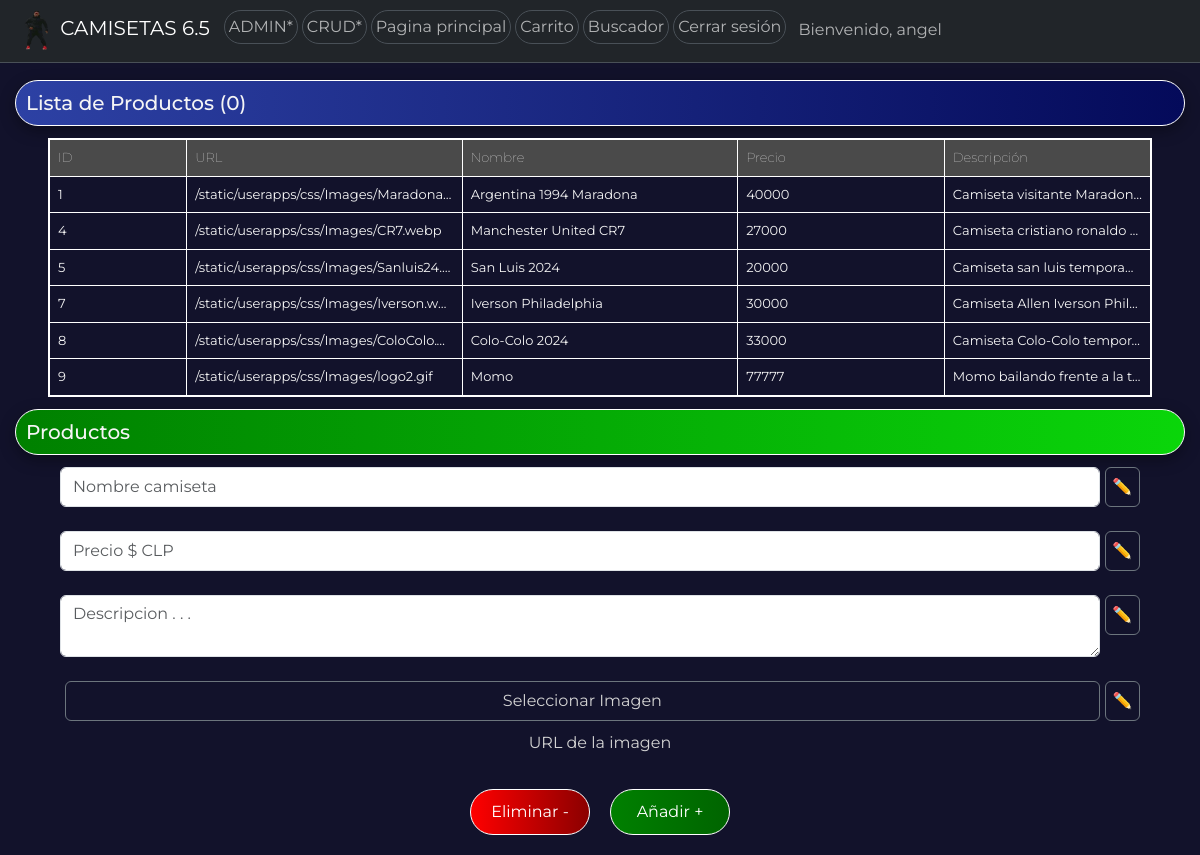
Page /admincrud/ (signed in) on the committed database.
### userapps/models.py (models this page shows, shortened)
class Producto(models.Model):
    nombre = models.CharField(max_length=25)
    imagen = models.CharField(max_length=100)
    precio = models.IntegerField()
    descripcion = models.CharField(max_length=100)

### userapps/views.py (the view)
# urls.py: path('admincrud/', views.admin_crud, name='admin_crud'),
def admin_crud(request):
    productos = Producto.objects.all()
    return render(request, "AdminCrud.html", {"productos": productos})

### userapps/context_processor.py (called while the page is built)
def total_carrito(request):
    total = 0
    if request.user.is_authenticated:
        if "carrito" in request.session.keys():
            for key, value in request.session["carrito"].items():
                total += int(value["acumulado"]) #total
    return {"total_carrito": total}

### userapps/templates/AdminCrud.html (shortened to what this page needs)
<!DOCTYPE html>
<html lang="en">
  <head>
    {% load static %}
    <link rel="stylesheet" href="{% static 'userapps/css/Admin.css' %}" />
    <link
      href="https://cdn.jsdelivr.net/npm/bootstrap@5.3.3/dist/css/bootstrap.min.css"
      rel="stylesheet"
    />
  </head>
  <body style="background-color: #12122b">
    <nav
      class="navbar bg-dark border-bottom border-body navbar-expand-lg position-fixed"
      data-bs-theme="dark"
      style="padding-top: 0px; padding-bottom: 2px"
    >
      <nav
        class="navbar navbar-expand-lg"
        style="padding-top: 0px; padding-bottom: 0px"
      >
        <div
          class="container-fluid bg-dark justify-content-start"
          style="padding-right: 5px; padding-left: 5px"
        >
          <a
            class="navbar-brand p-1"
            href="{% url 'inicio' %}"
            style="margin-right: 8px; margin-left: 6px"
          >
            <img
              src="{% static 'userapps/css/Images/logo2.gif' %}"
              alt="Logo"
              class="img-logo"
            />
            CAMISETAS 6.5
          </a>
          <div class="navbar-collapse collapse" id="navbarNav">
            <ul class="navbar-nav">
              {% if user.is_staff %}
              <li class="nav-item">
                <a
                  class="nav-link p-1 border"
                  style="margin-bottom: 2px"
                  aria-current="page"
                  href="{% url 'admin' %}"
                  >ADMIN*</a
                >
              </li>
              <li class="nav-item">
                <a
                  class="nav-link p-1 border"
                  style="margin-bottom: 2px"
                  href="{% url 'admin_crud' %}"
                  >CRUD*</a
                >
              </li>
              {% endif %}
              <li class="nav-item">
                <a
                  class="nav-link p-1 border"
                  style="margin-bottom: 2px"
                  aria-current="page"
                  href="{% url 'inicio' %}"
                  >Pagina principal</a
                >
              </li>
              <li class="nav-item">
                <a
                  class="nav-link p-1 border"
                  style="margin-bottom: 2px"
                  href="{% url 'carrito' %}"
                  >Carrito</a
                >
              </li>
              <li class="nav-item">
                <a
                  class="nav-link p-1 border"
                  style="margin-bottom: 2px"
                  href="{% url 'buscador' %}"
                  >Buscador</a
                >
              </li>
              {% if user.is_authenticated %}
              <li class="nav-item">
                <a
                  class="nav-link p-1 border"
                  style="margin-bottom: 2px"
                  href="{% url 'logout' %}"
                  >Cerrar sesión</a
                >
              </li>
              <li class="nav-item">
                <span class="nav-link"> Bienvenido, {{ user.username }}</span>
              </li>
              {% endif %}
            </ul>
          </div>
        </div>
      </nav>
    </nav>
    <h2
      style="
        border-top-width: 70px;
        margin-top: 80px;
        border: 1px solid white;
        padding: 10px;
        background: linear-gradient(to right, rgb(45, 65, 164), rgb(4, 10, 90));
        margin-left: 15px;
        margin-right: 15px;
        border-radius: 80px;
        box-shadow: 0 5px 15px rgba(0, 0, 0, 0.35);
        color: whitesmoke;
        font-size: 20px;
      "
    >
      Lista de Productos (<span id="productCount">0</span>)
    </h2>
    <table id="productsList">
      <thead>
        <tr>
          <th>ID</th>
          <th>URL</th>
          <th>Nombre</th>
          <th>Precio</th>
          <th>Descripción</th>
        </tr>
      </thead>
      <tbody>
        {% for product in productos %}
        <tr onclick="copyRowToInputs(this)">
          <td>{{ product.id }}</td>
          <td>{{ product.imagen }}</td>
          <td>{{ product.nombre }}</td>
          <td>{{ product.precio }}</td>
          <td>{{ product.descripcion }}</td>
        </tr>
        {% endfor %}
      </tbody>
    </table>
    <h2
      style="
        border-top-width: 70px;
        border: 1px solid white;
        padding: 10px;
        background: linear-gradient(to right, green, rgb(10, 214, 10));
        margin-left: 15px;
        margin-right: 15px;
        border-radius: 80px;
        box-shadow: 0 5px 15px rgba(0, 0, 0, 0.35);
        color: whitesmoke;
        font-size: 20px;
      "
    >
      Productos
    </h2>
    <div id="productForm">
      <div class="form-group">
        <input
          type="text"
          id="productNameInput"
          class="form-control"
          placeholder="Nombre camiseta"
          data-bs-toggle="tooltip"
          data-bs-placement="right"
          title=""
        />
        <button
          class="btn btn-outline-secondary"
          type="button"
          onclick="editProductName()
        "
        >
          ✏️
        </button>
      </div>
      <br />
      <div class="form-group">
        <input
          type="number"
          id="productPriceInput"
          class="form-control"
          placeholder="Precio $ CLP"
        />
        <button
          class="btn btn-outline-secondary"
          type="button"
          onclick="editProductPrice()"
        >
          ✏️
        </button>
      </div>
      <br />
      <div class="form-group">
        <textarea
          name="Descripcion"
          id="productDescripcionInput"
          class="form-control"
          placeholder="Descripcion . . ."
        ></textarea>
        <button
          class="btn btn-outline-secondary"
          type="button"
          onclick="editProductDescription()"
        >
          ✏️
        </button>
      </div>
      <br />
      <div class="form-group">
        <button
          class="btn btn-outline-secondary"
          type="button"
          style="color: lightgray"
          id="imgBtn"
          onclick="document.getElementById('productImageInput').click()"
        >
          Seleccionar Imagen
        </button>
        <button
          class="btn btn-outline-secondary"
          type="button"
          onclick="editProductImage()"
        >
          ✏️
        </button>
      </div>
      <span id="imageURLSpan">URL de la imagen</span>
      <br />
    </div>
    <div class="btnContainer">
      <button id="btnE" onclick="deleteProduct()">Eliminar -</button>
      <button id="btnA" onclick="addProduct()">Añadir +</button>
    </div>
  </body>
</html>

### userapps/static/userapps/css/Admin.css (style rules this page uses)
* { margin-top: 70px; margin: 0; padding: 0; box-sizing: border-box; font-family: "Montserrat", sans-serif; }
.navbar { top: 0; left: 0; width: 100%; z-index: 1000; }
.navbar-expand-lg { min-height: 60px; height: auto; display: flex; margin: 0%; }
.navbar-brand { margin-bottom: 0px; }
.nav-link { border-radius: 25px; }
.img-logo { height: 40px; }
.nav-item { margin-left: 2px; margin-right: 2px; }
#productsList { margin: 12px auto; border: 2px solid white; min-width: 280px; width: 92%; table-layout: fixed; overflow-x: auto; font-size: 13px; }
#productsList th, #productsList td { border: 1px solid white; color: whitesmoke; text-align: left; padding: 8px; white-space: nowrap; overflow: hidden; text-overflow: ellipsis; }
#productsList th:first-child, #productsList td:first-child { width: 10%; }
#productsList th:nth-child(2), #productsList td:nth-child(2) { width: 20%; }
#productsList th:nth-child(3), #productsList td:nth-child(3) { width: 20%; }
#productsList th:nth-child(4), #productsList td:nth-child(4) { width: 15%; }
#productsList th:nth-child(5), #productsList td:nth-child(5) { width: 15%; }
#productsList thead th { background-color: #4a4a4a; color: white; font-weight: lighter; }
#productsList tbody tr { cursor: pointer; }
#productForm { display: flex; flex-direction: column; align-items: center; margin-top: 12px; justify-content: center; }
.form-group { display: flex; width: 90%; }
.form-group button { align-items: center; justify-content: center; height: 40px; width: 36.28px; padding: 5px; margin-left: 5px; }
.form-group #imgBtn { min-width: 280px; width: 100%; }
#productForm input { min-width: 280px; }
#productForm textarea { min-width: 280px; }
#imageURLSpan { margin-top: 10px; color: lightgray; }
#btnE, #btnA { border-radius: 30px; color: white; padding: 10px 20px; border: solid white 1px; cursor: pointer; margin: 10px; width: 120px; }
#btnE { background: linear-gradient(to right, red, darkred); }
#btnA { background: linear-gradient(to right, green, darkgreen); }
.btnContainer { display: flex; justify-content: center; align-items: center; flex-direction: row; margin-bottom: 10px; }

### rows in the picture
Producto: id "1", imagen "/static/userapps/css/Images/Maradona.…", nombre "Argentina 1994 Maradona", precio "40000", descripcion "Camiseta visitante Maradon…"
Producto: id "4", imagen "/static/userapps/css/Images/CR7.webp", nombre "Manchester United CR7", precio "27000", descripcion "Camiseta cristiano ronaldo…"
Producto: id "5", imagen "/static/userapps/css/Images/Sanluis24.…", nombre "San Luis 2024", precio "20000", descripcion "Camiseta san luis temporad…"
Producto: id "7", imagen "/static/userapps/css/Images/Iverson.we…", nombre "Iverson Philadelphia", precio "30000", descripcion "Camiseta Allen Iverson Phil…"
Producto: id "8", imagen "/static/userapps/css/Images/ColoColo.…", nombre "Colo-Colo 2024", precio "33000", descripcion "Camiseta Colo-Colo tempor…"
Producto: id "9", imagen "/static/userapps/css/Images/logo2.gif", nombre "Momo", precio "77777", descripcion "Momo bailando frente a la t…"

### other values in the picture
{{ user.username }} "angel"
